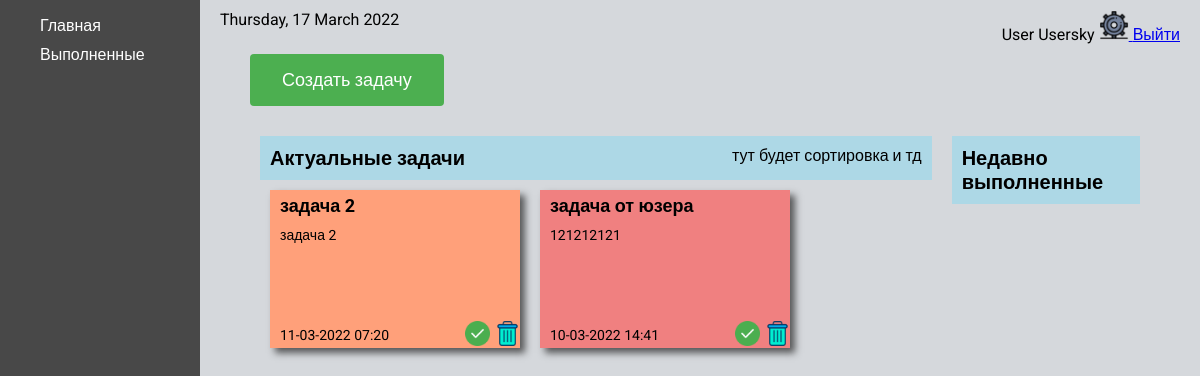
/home/ (signed in), run on the app's committed database.
### ToDo/models.py (models this page shows, shortened)
class CustomUser(AbstractUser):
    avatar = models.ImageField(
        blank=True,
        verbose_name='Avatar',
        upload_to=f'images/',
        default='../static/ToDo/images/default.png'
    )
    date_of_birth = models.DateField(blank=True, null=True)

class Task(models.Model):
    PRIORITY_LEVEL = (('L', 'low'),
                      ('H', 'hight'),
                      ('M', 'medium'),
                      )
    user = models.ForeignKey(settings.AUTH_USER_MODEL, on_delete=models.CASCADE, null=True, blank=True)
    title = models.CharField(max_length=200)
    descr = models.CharField(max_length=500)
    priority = models.CharField(max_length=10, choices=PRIORITY_LEVEL, default='medium')
    is_finished = models.BooleanField(default=False)
    created_at = models.DateTimeField(auto_now_add=True)
    complated_at = models.DateTimeField(auto_now=True)

### ToDo/views.py (the view)
# urls.py: 2. Add a URL to urlpatterns:  path('', views.home, name='home')
@login_required
def home(request):
    tasks = Task.objects.filter(user_id=request.user.id).order_by('created_at').reverse()
    current_date = date.today().strftime("%A, %d %B %Y")
    return render(request, 'ToDo/home.html', {'menu': home_menu, 'tasks':tasks, 'date':current_date})

### ToDo/templates/ToDo/home.html (shortened to what this page needs)
{% extends 'ToDo/home_base.html' %}
{% load static %}
{% block rightbar %}
    <a class="create__task-btn" href="{% url 'create_task' %}">Создать задачу</a>
    <div class="tasks__wrap">
        <div class="tasks__active_wrap">
            <div class="tasks__header">
                <div class="tasks__active_title">Актуальные задачи</div>
                <div class="tasks__active_info">тут будет сортировка и тд</div>
            </div>
            <div class="tasks__active">
                {% for task in tasks %}
                    {% if not task.is_finished %}
                        <div class="task {{ task.priority }}">
                            <div class="task__title">
                                <a class="task__edit-link" href="{% url 'task-edit' task.id %}">{{ task.title }}</a>
                            </div>
                            <div class="task__descr">{{ task.descr }}</div>
                            <div class="task__created_at">{{ task.created_at|date:'d-m-Y H:i' }}</div>
                            <a href="#"><img class="task__done_img" src="{% static 'ToDo/images/done.png' %}" alt="done task" onclick="document.getElementById('done').style.display='block'; return false;"></a>
                            <a href="#"><img class="task__delete_img" src="{% static 'ToDo/images/delete.png' %}" alt="delete task" onclick="document.getElementById('delete').style.display='block'; return false;"></a>
                        </div>
                    {% endif %}
                {% endfor %}
            </div>
        </div>
        <div class="tasks__completed_wrap">
            <div class="tasks__header">
                <div class="tasks__active_title">Недавно выполненные</div>
            </div>
    </div>
{% endblock %}

### ToDo/templates/ToDo/home_base.html
{% extends 'ToDo/base.html' %}
{% load static %}
{% block content %}
    <div class="main">
        <div  class="leftbar">
            <ul class="home_menu">
                {% for key, item in menu.items %}
                    <li class="home_menu__item"><a href="{% url key %}">{{ item }}</a></li>
                {% endfor %}
            </ul>
        </div>
        <div  class="rightbar">
            <div class="home_nav">
                <div class="date">{{ date }}</div>
                <div class="home_info">
                        {% if request.user.is_authenticated %}
                        <span>{{ user.first_name }} {{ user.last_name }}</span>
                        <a href="{% url 'user_settings' %}">
                            <img class="settings__icon" src="{% static 'ToDo/images/settings.png' %}" alt="settings">
                        </a>
                        <a href="{% url 'logout' %}">Выйти</a>
                    {% endif %}
                </div>
            </div>
            {% block rightbar %}
            {% endblock %}
        </div>
    </div>
{% endblock %}

### ToDo/static/ToDo/css/style.css (style rules this page uses)
html { font-family: 'Roboto', sans-serif; }
body { margin: 0; }
.main { display: flex; }
.leftbar { width: 15%; min-width: 200px; background-color: #484848; display: flex; flex-direction: column; min-height: 100vh; }
.rightbar { width: 85%; background-color: #D5D8DC; min-height: 100vh; }
.settings__icon { width: 30px; height: 30px; }
.home_menu { display: flex; flex-direction: column; align-items: flex-start; }
.home_menu__item { list-style-type: none; margin-bottom: 10px; }
.home_menu__item a { text-decoration: none; color: white; list-style-type: none; }
.home_nav { display: flex; justify-content: space-between; padding: 10px 20px; }
.create__task-btn { margin-left: 50px; background-color: #4CAF50; border: none; color: white; padding: 15px 32px; text-align: center; text-decoration: none; display: inline-block; font-size: 18px; border-radius: 4px; -webkit-transition-duration: 0.4s; transition-duration: 0.4s; }
.tasks__wrap { display: flex; justify-content: space-between; padding: 30px 50px; }
.tasks__active { display: flex; justify-content: flex-start; align-items: flex-start; flex-wrap: wrap; align-content: flex-start; }
.tasks__header { display: flex; justify-content: space-between; background-color: #ADD8E6; padding: 10px 10px; }
.tasks__active_info { margin-left: 50px; }
.tasks__active_title { font-size: 20px; font-weight: bold; }
.tasks__completed_wrap { margin: 0 10px; }
.tasks__active_wrap { margin: 0 10px; width: 100%; }
.task { position: relative; display: flex; flex-direction: column; align-items: center; width: 250px; word-wrap: break-word; margin: 10px; height: auto; box-shadow: 5px 5px 7px rgba(33,33,33,.7); transform: rotate(0deg); transition: transform .15s linear; }
.task__title { width: 100%; padding: 5px 10px; box-sizing: border-box; font-weight: bold; font-size: 18px; }
.task__delete_img { display: block; width: 25px; height: 25px; position: absolute; bottom: 2px; right: 0; }
.task__done_img { display: block; width: 25px; height: 25px; position: absolute; bottom: 2px; right: 30px; }
.H { background: #F08080; }
.M { background: #FFA07A; }
.task__descr { width: 100%; padding: 5px 10px; box-sizing: border-box; font-size: 14px; min-height: 100px; word-wrap: inherit; }
.task__created_at { width: 100%; padding: 5px 10px; box-sizing: border-box; font-size: 14px; }
.task__edit-link { text-decoration: none; color: black; }

### data on the page
CustomUser: first_name "User", last_name "Usersky"
Task: title "задача 2", descr "задача 2", created_at "11-03-2022 07:20", is_finished False (drawn)
Task: title "задача от юзера", descr "121212121", created_at "10-03-2022 14:41", is_finished False (drawn)

### other printed values
{{ item }} "Главная" "Выполненные"
{{ date }} "Thursday, 17 March 2022"
